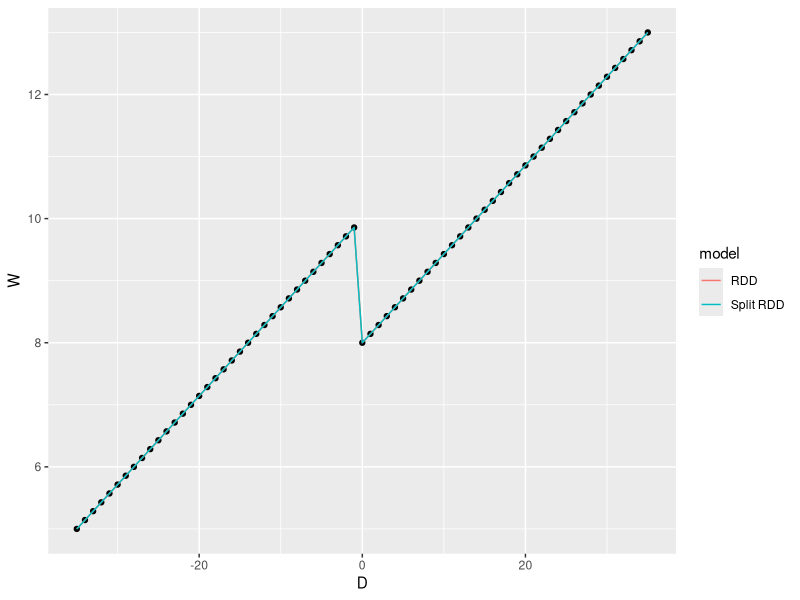
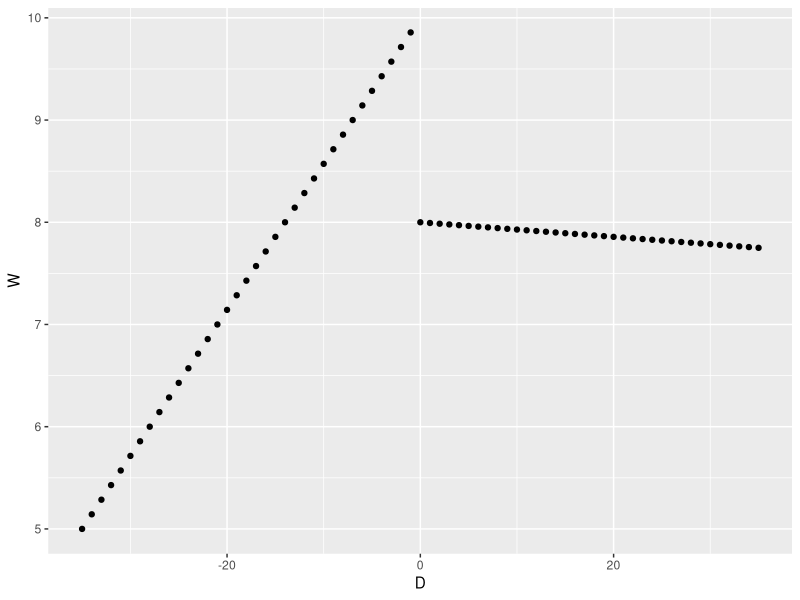
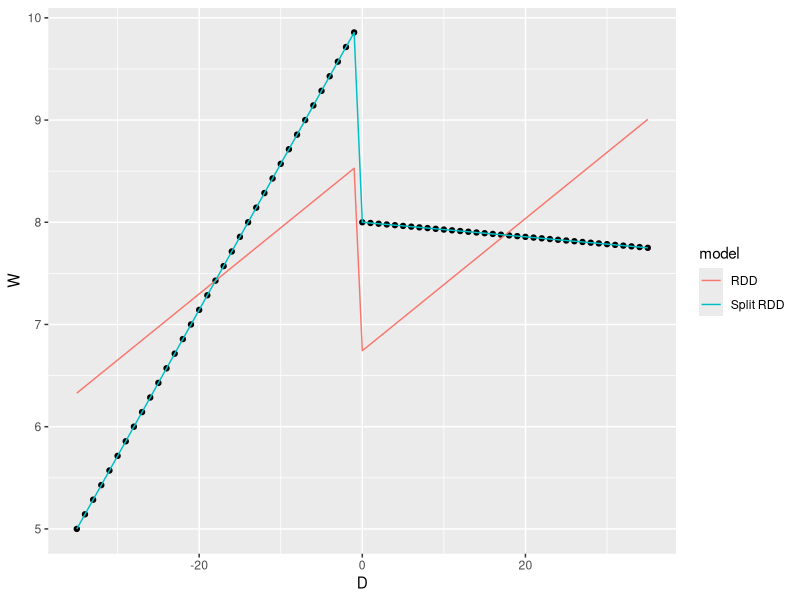
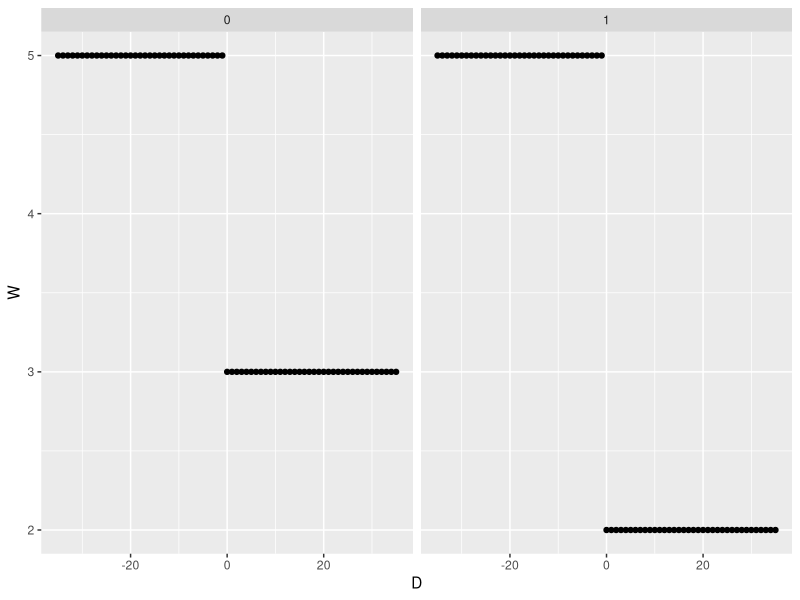
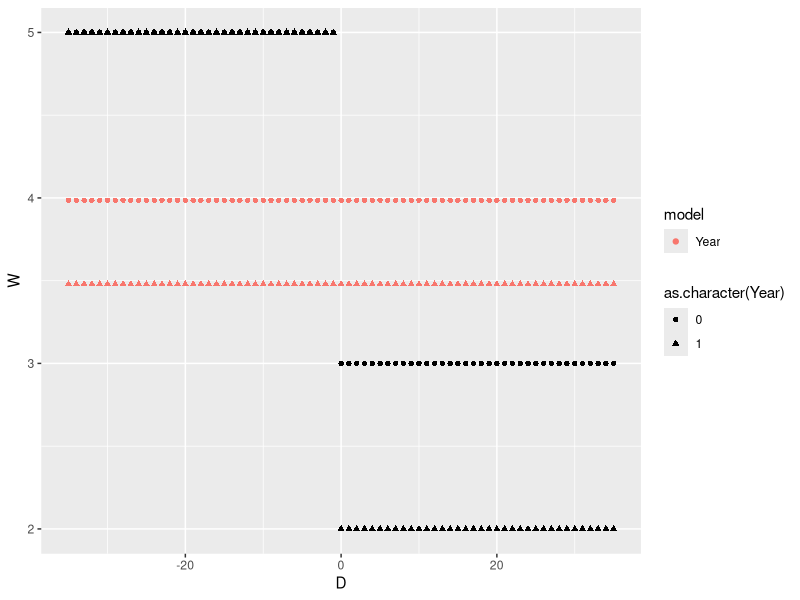
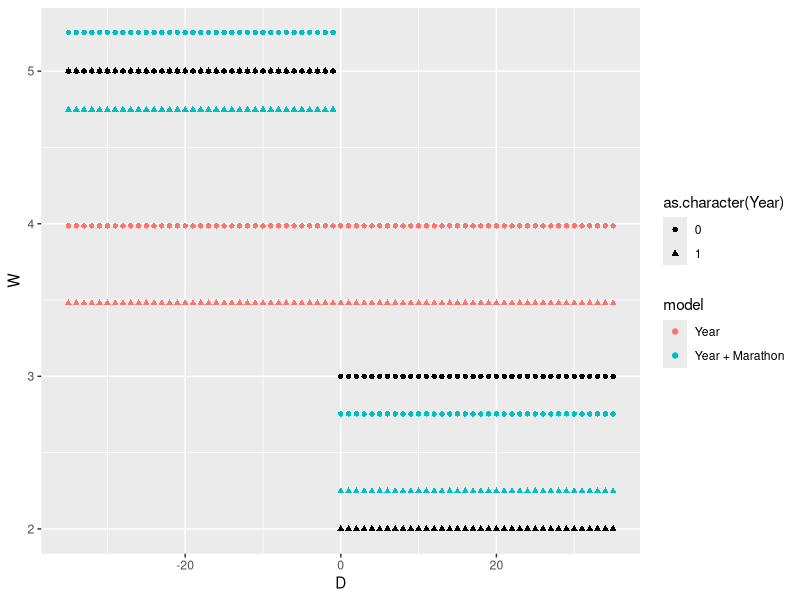
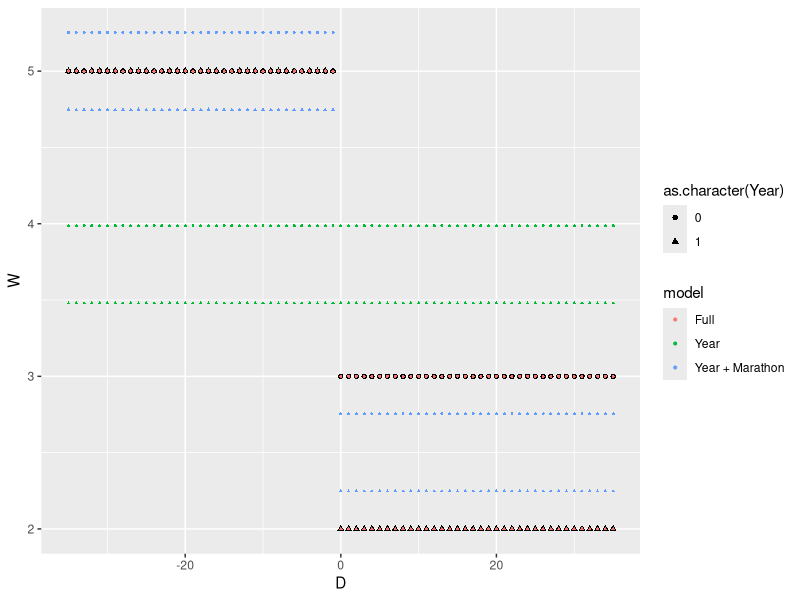

The R source for these figures, in order:
library(tidyverse)

# Complete Dataset --------------------------------------------------------



# RDD NORMAL CASE ---------------------------------------------------------

data = tibble(D = -35:35,
              Treated = as.numeric(D >= 0),
              W = seq(from = 5, to = 15, length = length(D)) - 2*Treated + 0*rnorm(length(D), s = 0.2)
)

# Simple RDD
RDD = lm(W ~ Treated + D, data = data)

# left lm
lm_left = lm(W ~ D, data = data,
              subset = Treated == 0)
# right lm
lm_right = lm(W ~ D, data = data,
              subset = Treated == 1)
# Split RDD
RDD_split = lm(W ~ Treated + D*Treated, data = data)

data_RDD = bind_rows(tibble(D = data$D, RDD = RDD$fitted.values, model = "RDD"),
                     tibble(D = data$D, RDD = RDD_split$fitted.values, model = "Split RDD"))

data %>% 
  ggplot(mapping = aes(x = D, y = W)) +
  geom_point() +
  geom_line(data = data_RDD,
            mapping = aes(y = RDD, color = model))


# RDD DIFFERENT SLOPES CASE -----------------------------------------------

data_sloped = tibble(D = -35:35,
                     Treated = as.numeric(D >= 0),
                     W = seq(from = 5, to = 15, length = length(D)) - 2*Treated + 0*rnorm(length(D), s = 0.2)
) %>% 
  mutate(W = W - 0.15*D*Treated)

data_sloped %>% 
  ggplot(mapping = aes(x = D, y = W)) +
  geom_point()

# Simple RDD
RDD_sloped = lm(W ~ Treated + D, data = data_sloped)
# Split RDD
RDD_sloped_split = lm(W ~ Treated + D*Treated, data = data_sloped)

data_RDD_split = bind_rows(tibble(D = data$D, RDD = RDD_sloped$fitted.values, model = "RDD"),
                           tibble(D = data$D, RDD = RDD_sloped_split$fitted.values, model = "Split RDD"))

data_sloped %>% 
  ggplot(mapping = aes(x = D, y = W)) +
  geom_point() +
  geom_line(data = data_RDD_split,
            mapping = aes(y = RDD, color = model))


# DIFF IN DIFF ------------------------------------------------------------
data = tibble(D = -35:35,
              Treated = as.numeric(D >= 0),
              W = seq(from = 5, to = 5, length = length(D)) - 2*Treated + 0*rnorm(length(D), s = 0.2)
)


data_did = bind_rows(data %>% 
                       mutate(Year = 0),
                     data %>% 
                       mutate(W = W + 0 - 1*Treated,
                              Year = 1))

data_did %>% 
  ggplot(mapping = aes(x = D, y = W)) +
  geom_point() +
  facet_grid(cols = vars(Year))

# Year fixed effect
did_year = lm(W ~ Year, data = data_did)

# Year fixed effect + Marathon
did_year_T = lm(W ~ Treated + Year, data = data_did)

# full DiD
did_full = lm(W ~ Treated*Year + Treated + Year, data = data_did)

data_did_regressions = 
  bind_rows(tibble(D = data_did$D, Year = data_did$Year, DiD = did_year$fitted.values, model = "Year"),
            tibble(D = data_did$D, Year = data_did$Year, DiD = did_year_T$fitted.values, model = "Year + Marathon"),
            tibble(D = data_did$D, Year = data_did$Year, DiD = did_full$fitted.values, model = "Full"))

data_did %>% 
  ggplot(mapping = aes(x = D, y = W, shape = as.character(Year))) +
  geom_point() +
  geom_point(data = data_did_regressions %>% filter(model == "Year"),
            mapping = aes(y = DiD, color = model))

data_did %>% 
  ggplot(mapping = aes(x = D, y = W, shape = as.character(Year))) +
  geom_point() +
  geom_point(data = data_did_regressions %>% filter(model != "Full"),
             mapping = aes(y = DiD, color = model))

data_did %>% 
  ggplot(mapping = aes(x = D, y = W, shape = as.character(Year))) +
  geom_point() +
  geom_point(data = data_did_regressions,
             size = 0.7,
             mapping = aes(y = DiD, color = model))

